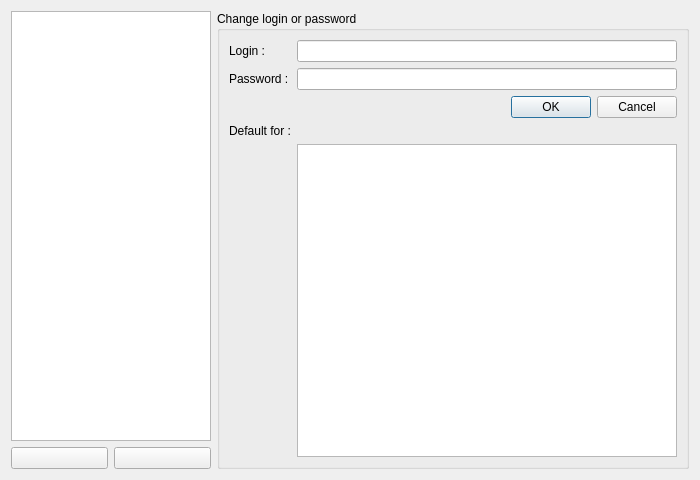
<?xml version="1.0" encoding="UTF-8"?>
<ui version="4.0">
 <class>EditLoginPassWindow</class>
 <widget class="QDialog" name="EditLoginPassWindow">
  <property name="windowModality">
   <enum>Qt::WindowModal</enum>
  </property>
  <property name="geometry">
   <rect>
    <x>0</x>
    <y>0</y>
    <width>700</width>
    <height>480</height>
   </rect>
  </property>
  <property name="windowTitle">
   <string>Manage logins and passwords</string>
  </property>
  <property name="windowIcon">
   <iconset resource="../../ressources/ressources.qrc">
    <normaloff>:/img/Key-32.png</normaloff>:/img/Key-32.png</iconset>
  </property>
  <layout class="QHBoxLayout" name="horizontalLayout">
   <item>
    <layout class="QVBoxLayout" name="verticalLayout">
     <item>
      <widget class="QListWidget" name="lwLoginPass">
       <property name="maximumSize">
        <size>
         <width>200</width>
         <height>16777215</height>
        </size>
       </property>
      </widget>
     </item>
     <item>
      <layout class="QHBoxLayout" name="horizontalLayout_2">
       <item>
        <widget class="QPushButton" name="pbAddPair">
         <property name="maximumSize">
          <size>
           <width>100</width>
           <height>16777215</height>
          </size>
         </property>
         <property name="icon">
          <iconset resource="../../ressources/ressources.qrc">
           <normaloff>:/img/Plus-32.png</normaloff>:/img/Plus-32.png</iconset>
         </property>
        </widget>
       </item>
       <item>
        <widget class="QPushButton" name="pbDelPair">
         <property name="maximumSize">
          <size>
           <width>100</width>
           <height>16777215</height>
          </size>
         </property>
         <property name="icon">
          <iconset resource="../../ressources/ressources.qrc">
           <normaloff>:/img/Cross-32.png</normaloff>:/img/Cross-32.png</iconset>
         </property>
        </widget>
       </item>
      </layout>
     </item>
    </layout>
   </item>
   <item>
    <widget class="QGroupBox" name="GroupBox">
     <property name="title">
      <string>Change login or password</string>
     </property>
     <layout class="QFormLayout" name="formLayout">
      <property name="fieldGrowthPolicy">
       <enum>QFormLayout::AllNonFixedFieldsGrow</enum>
      </property>
      <item row="0" column="0">
       <widget class="QLabel" name="label">
        <property name="text">
         <string>Login :</string>
        </property>
       </widget>
      </item>
      <item row="0" column="1">
       <widget class="QLineEdit" name="leLogin"/>
      </item>
      <item row="1" column="0">
       <widget class="QLabel" name="label_2">
        <property name="text">
         <string>Password :</string>
        </property>
       </widget>
      </item>
      <item row="1" column="1">
       <widget class="QLineEdit" name="lePassword"/>
      </item>
      <item row="2" column="1">
       <widget class="QDialogButtonBox" name="buttonBox">
        <property name="standardButtons">
         <set>QDialogButtonBox::Cancel|QDialogButtonBox::Ok</set>
        </property>
       </widget>
      </item>
      <item row="3" column="0">
       <widget class="QLabel" name="label_3">
        <property name="text">
         <string>Default for :</string>
        </property>
       </widget>
      </item>
      <item row="4" column="1">
       <widget class="QListWidget" name="lwDefault"/>
      </item>
     </layout>
    </widget>
   </item>
  </layout>
 </widget>
 <resources>
  <include location="../../ressources/ressources.qrc"/>
 </resources>
 <connections>
  <connection>
   <sender>buttonBox</sender>
   <signal>rejected()</signal>
   <receiver>EditLoginPassWindow</receiver>
   <slot>close()</slot>
   <hints>
    <hint type="sourcelabel">
     <x>592</x>
     <y>111</y>
    </hint>
    <hint type="destinationlabel">
     <x>349</x>
     <y>239</y>
    </hint>
   </hints>
  </connection>
  <connection>
   <sender>buttonBox</sender>
   <signal>accepted()</signal>
   <receiver>EditLoginPassWindow</receiver>
   <slot>accept()</slot>
   <hints>
    <hint type="sourcelabel">
     <x>553</x>
     <y>111</y>
    </hint>
    <hint type="destinationlabel">
     <x>349</x>
     <y>239</y>
    </hint>
   </hints>
  </connection>
 </connections>
</ui>
